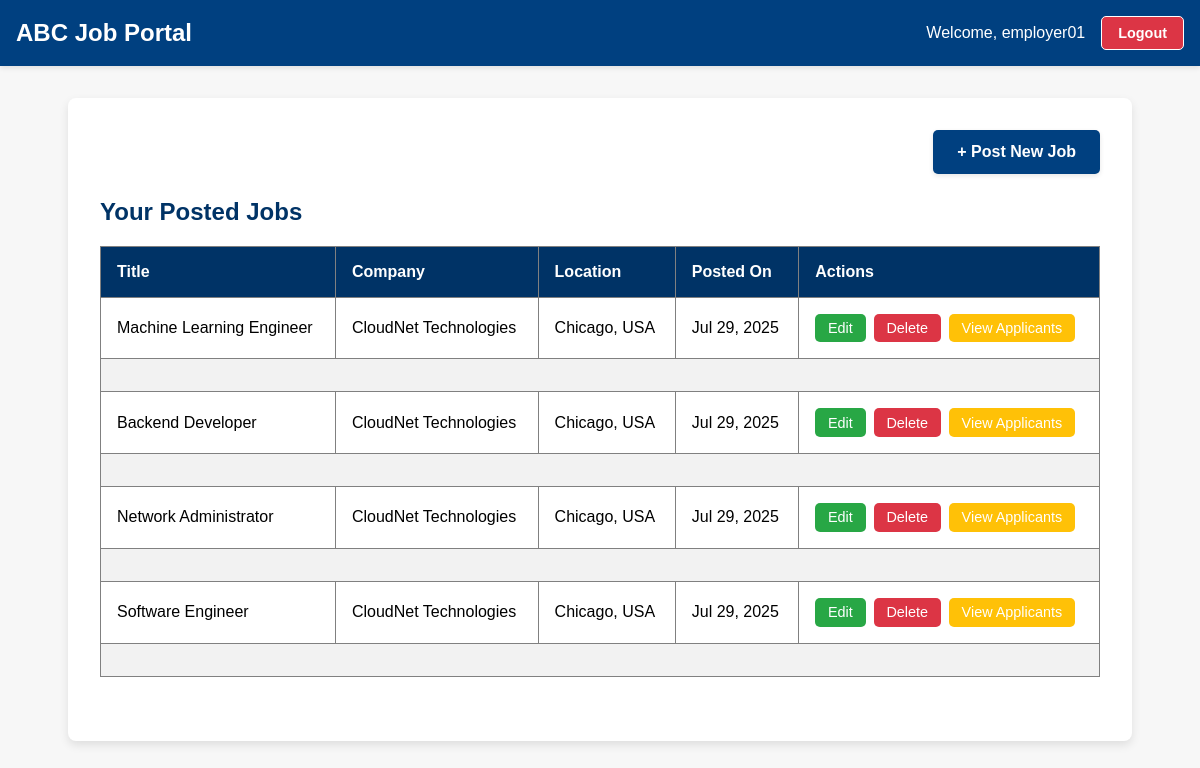
Page /users/dashboard/employer/ (signed in) on the committed database.
### users/models.py (models this page shows)
class CustomUser(AbstractUser):
    ROLE_CHOICES = (
        ('employer', 'Employer'),
        ('applicant', 'Applicant'),
    )
    role = models.CharField(max_length=10, choices=ROLE_CHOICES)

### jobs/models.py (models this page shows, shortened)
class Job(models.Model):
    title = models.CharField(max_length=255)
    company_name = models.CharField(max_length=255)
    location = models.CharField(max_length=255)
    description = models.TextField()
    posted_by = models.ForeignKey(settings.AUTH_USER_MODEL, on_delete=models.CASCADE)
    created_at = models.DateTimeField(auto_now_add=True)

### users/views.py (the view)
# urls.py: path('dashboard/employer/', employer_dashboard, name='employer_dashboard'),
@login_required
def employer_dashboard(request):
    if request.user.role != 'employer':  # Ensure only employers can access this view
        return redirect('dashboard')
    jobs = Job.objects.filter(posted_by=request.user).order_by('-created_at')  # Jobs sorted by most recent
    return render(request, 'users/employer_dashboard.html', {
        'jobs': jobs,  # Pass the jobs and their applications
    })

### users/templates/users/employer_dashboard.html (shortened to what this page needs)
{% extends 'base.html' %}
{% block content %}
<div style="text-align: right; margin-bottom: 1.5rem;">
    <a href="{% url 'post_job' %}" style="background-color: #004080; color: white; text-decoration: none; padding: 0.8rem 1.5rem; border-radius: 5px; font-size: 1rem; font-weight: bold; display: inline-block; box-shadow: 0 2px 5px rgba(0, 0, 0, 0.1); cursor: pointer; transition: background-color 0.3s ease;">
        + Post New Job
    </a>
</div>
<h2>Your Posted Jobs</h2>
<table border="1" style="width: 100%; text-align: left; border-collapse: collapse; margin-bottom: 2rem;">
    <thead>
        <tr>
            <th>Title</th>
            <th>Company</th>
            <th>Location</th>
            <th>Posted On</th>
            <th>Actions</th>
        </tr>
    </thead>
    <tbody>
        {% for job in jobs %}
        <tr>
            <td>{{ job.title }}</td>
            <td>{{ job.company_name }}</td>
            <td>{{ job.location }}</td>
            <td>{{ job.created_at|date:"M d, Y" }}</td>
            <td>
                <div style="display: flex; gap: 0.5rem;">
                    <a href="{% url 'edit_job' job.id %}" style="background-color: #28a745; color: white; text-decoration: none; padding: 0.4rem 0.8rem; border-radius: 5px; font-size: 0.9rem; display: inline-block; text-align: center; cursor: pointer;">Edit</a>
                    <a href="{% url 'delete_job' job.id %}" style="background-color: #dc3545; color: white; text-decoration: none; padding: 0.4rem 0.8rem; border-radius: 5px; font-size: 0.9rem; display: inline-block; text-align: center; cursor: pointer;" onclick="return confirm('Are you sure you want to delete this job?');">Delete</a>
                    <button onclick="toggleApplicants('{{ job.id }}')" style="background-color: #ffc107; color: white; border: none; padding: 0.4rem 0.8rem; border-radius: 5px; font-size: 0.9rem; cursor: pointer;">View Applicants</button>
                </div>
            </td>
        </tr>
        <tr>
            <td colspan="5">
            </td>
        </tr>
        {% empty %}
        <tr>
            <td colspan="5">You haven't posted any jobs yet.</td>
        </tr>
        {% endfor %}
    </tbody>
</table>
{% endblock %}

### users/templates/base.html (shortened to what this page needs)
<!DOCTYPE html>
<html lang="en">
<head>
</head>
<body>
    <header style="display: flex; justify-content: space-between; align-items: center; padding: 1rem; background-color: #004080; color: white; box-shadow: 0 2px 5px rgba(0, 0, 0, 0.1);">
        <h1 style="margin: 0; font-size: 1.5rem; color: white;">ABC Job Portal</h1>
        {% if user.is_authenticated %}
        <div style="display: flex; align-items: center; gap: 1rem;">
            <span style="font-size: 1rem;">Welcome, {{ user.username }}</span>
            <a href="{% url 'logout' %}" style="color: white; text-decoration: none; background-color: #dc3545; padding: 0.5rem 1rem; border-radius: 5px; font-size: 0.9rem; font-weight: bold; cursor: pointer; transition: background-color 0.3s ease;">
                Logout
            </a>
        </div>
        {% endif %}
    </header>
    <div class="container">
        {% block content %}{% endblock %}
    </div>
</body>
</html>

### users/templates/base.html (style rules this page uses)
body { font-family: 'Arial', sans-serif; margin: 0; padding: 0; background-color: #f7f7f7; }
header { background-color: #003366; color: white; padding: 1rem; display: flex; justify-content: space-between; align-items: center; }
header a { color: white; text-decoration: none; padding: 0.5rem 1rem; border: 1px solid white; border-radius: 5px; }
.container { max-width: 1000px; margin: 2rem auto; background: white; border-radius: 8px; box-shadow: 0px 4px 10px rgba(0, 0, 0, 0.1); padding: 2rem; }
h1, h2, h3 { color: #003366; }
table { width: 100%; border-collapse: collapse; margin-top: 1rem; }
table th, table td { padding: 1rem; text-align: left; }
table th { background-color: #003366; color: white; }
table tr:nth-child(even) { background-color: #f2f2f2; }
button, input[type='submit'], .btn-primary { background-color: #003366; color: white; border: none; padding: 0.5rem 1rem; border-radius: 5px; cursor: pointer; }

### rows in the picture
CustomUser: username "employer01"
Job: title "Machine Learning Engineer", company_name "CloudNet Technologies", location "Chicago, USA", created_at "Jul 29, 2025"
Job: title "Backend Developer", company_name "CloudNet Technologies", location "Chicago, USA", created_at "Jul 29, 2025"
Job: title "Network Administrator", company_name "CloudNet Technologies", location "Chicago, USA", created_at "Jul 29, 2025"
Job: title "Software Engineer", company_name "CloudNet Technologies", location "Chicago, USA", created_at "Jul 29, 2025"
